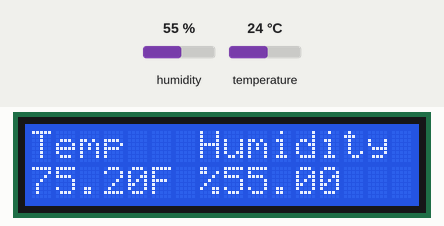
A program run on a simulated Arduino Uno, built with avr-gcc and run on an emulated ATmega328P. Shown: 16×2 character LCD. The inputs (shaded band) are chosen by the test bench; at power-on: humidity 55 %, temperature 24 °C.

Above: at 2.7 s.
2.8 s: humidity set to 22 %
At 4.7 s:
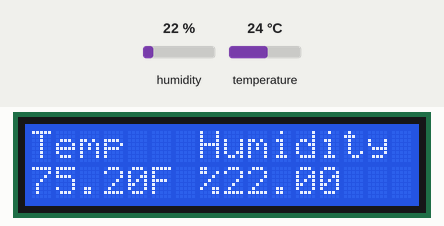
5.9 s: temperature set to 12 °C
At 7.3 s:
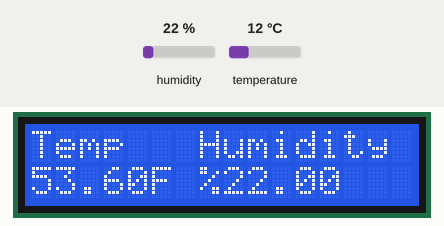
9.0 s: humidity set to 40 %
At 11.2 s:
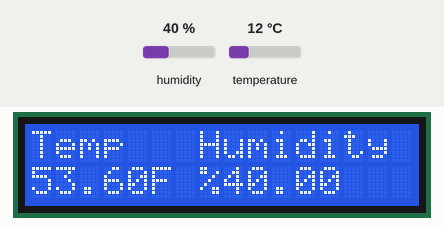
12.1 s: temperature set to 19 °C
At 13.7 s:
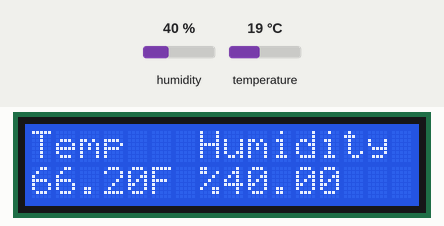
Timing chart, 0 to 15.2 s (numbered marks = the images above; inputs shaded):
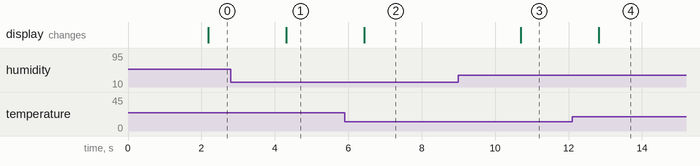

The program:

main.cpp
```cpp
/*
 * I am new to C++ and Hardware programming this is just test code and practice for myself.
 * In this project I have combined a DHT module for humidity & temperatures paired with an LCD module -
 * to display the units.
 *  - Ozark 02/10/2025
 */

#include <Arduino.h>
#include <LiquidCrystal.h>
#include "DHT.h"

/* defining the DHT module type and which pin is connected. ex 4,9,1,A0 etc.
 * Change the DHTPIN to where your module is connected.
 */
#define DHTTYPE DHT11
#define DHTPIN 3

// setup for the dht module.
DHT dht(DHTPIN, DHTTYPE);

// Init Library
LiquidCrystal lcd(7,8,9,10,11,12);
void setup() {
//

    lcd.begin(16, 2);
    lcd.print("Temp");

    lcd.setCursor(7, 0);
    lcd.print("Humidity" );

    // starts the DHT module
    dht.begin();

}

// sets humidity percentage under the humidity text.
void Humidity(float h) {
    lcd.setCursor(7, 1);
    lcd.print("%"); lcd.print(h);
}

void loop() {

    delay(2100);

    float t = dht.readTemperature();
    float h = dht.readHumidity();

    Humidity(h);

    // turns temp from Celsius to Freedom units.
    float f = (t * 1.8f) + 32.f;

    // I found the function below after I wrote the formula above. ^^
    //float f = dht.convertCtoF(t);
    lcd.setCursor(0, 1);
    lcd.print(f); lcd.print("F");

}
```

Measured:
- after the input at 2.8 s, the display: changes after 1.5 s (image 1)
- after the input at 5.9 s, the display: changes after 0.54 s (image 2)
- after the input at 9.0 s, the display: changes after 1.7 s (image 3)
- after the input at 12.1 s, the display: changes after 0.72 s (image 4)
